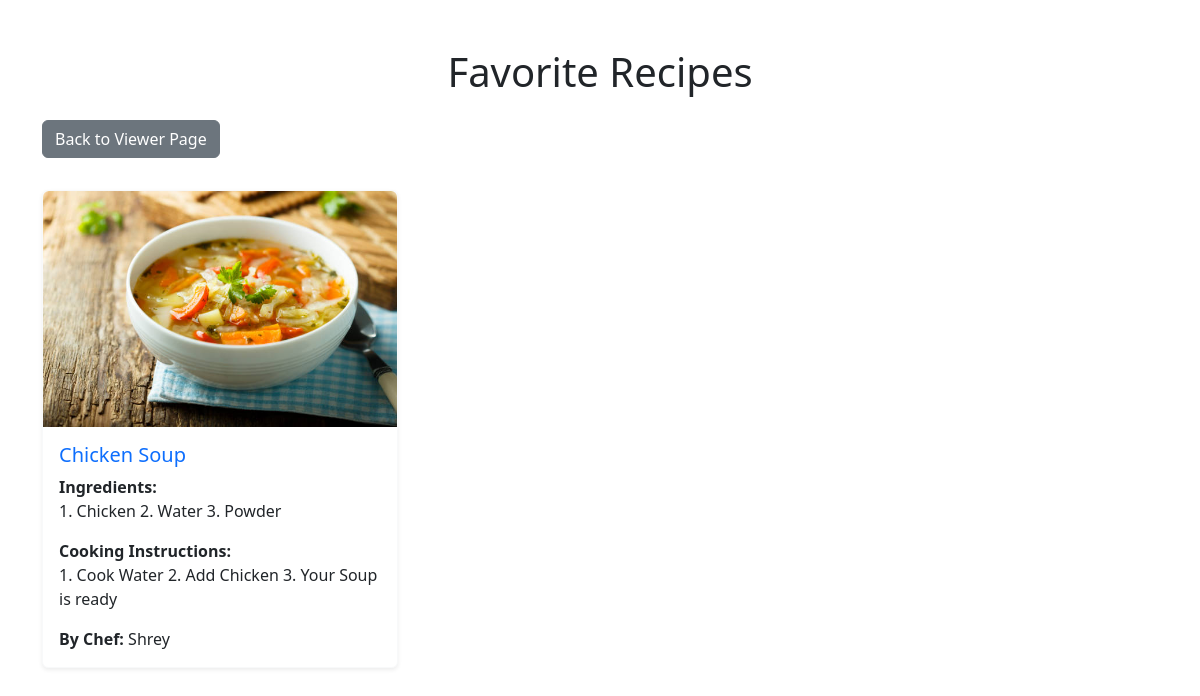
Screenshot of /app1/fav (signed in) with the database file from the repository.
### app1/models.py (models this page shows)
class fav(models.Model):
    rec_fav = models.ForeignKey(Recipe, on_delete=models.CASCADE)
    name = models.CharField(max_length=20)

class Recipe(models.Model):
    cus_rec = models.ForeignKey(CustomUser, on_delete=models.CASCADE)
    id = models.AutoField
    name = models.CharField(max_length=50)
    ing = models.TextField(max_length=500)
    cook = models.TextField(max_length=500)
    cat = models.CharField(max_length=20, choices=(
        ('soup','soup'),
        ('starters','starters'),
        ('main course', 'main course'),
        ('dessert','dessert')
    ))
    img = models.ImageField(upload_to='chef')

class CustomUser(AbstractUser):
    role = models.CharField(max_length=20, choices=(
        ('chef', 'chef'),
        ('viewer', 'viewer')
    ))

### app1/views.py (the view)
# urls.py: path('fav',favor , name = 'fav'),
def favor(request):
    return render(request,'fav.html', {'all': fav.objects.all()})

### app1/templatetags/custom.py (called while the page is built)
def upar(value):
    return value.title()

### app1/templates/fav.html (shortened to what this page needs)
{% extends "base.html" %}
{%load custom%}
{% block content %}
<div class="container mt-5">
    <h1 class="text-center mb-4">Favorite Recipes</h1>
    <h2><a href="/app1/viewer" class="btn btn-secondary mb-4">Back to Viewer Page</a></h2>
    <div class="row">
        {% for i in all %}
            {% if i.name == user.username %}
                <div class="col-md-4 mb-4">
                    <div class="card shadow-sm border-light rounded">
                        <img src="/media/{{ i.rec_fav.img }}" class="card-img-top rounded-top" alt="{{ i.rec_fav.name }}">
                        <div class="card-body">
                            <h5 class="card-title text-primary">{{ i.rec_fav.name }}</h5>
                            <p class="card-text"><strong>Ingredients:</strong><br> {{ i.rec_fav.ing }}</p>
                            <p class="card-text"><strong>Cooking Instructions:</strong><br> {{ i.rec_fav.cook }}</p>
                            <p class="card-text"><strong>By Chef:</strong> {{ i.rec_fav.cus_rec.username | up}}</p>
                        </div>
                    </div>
                </div>
            {% endif %}
        {% endfor %}
    </div>
</div>
{% endblock %}

### rows the page displays
fav: rec_fav.img (picture), rec_fav.name "Chicken Soup", rec_fav.ing "1. Chicken 2. Water 3. Powder", rec_fav.cook "1. Cook Water 2. Add Chicken 3. Your Soup is ready", rec_fav.cus_rec.username|up "Shrey"
